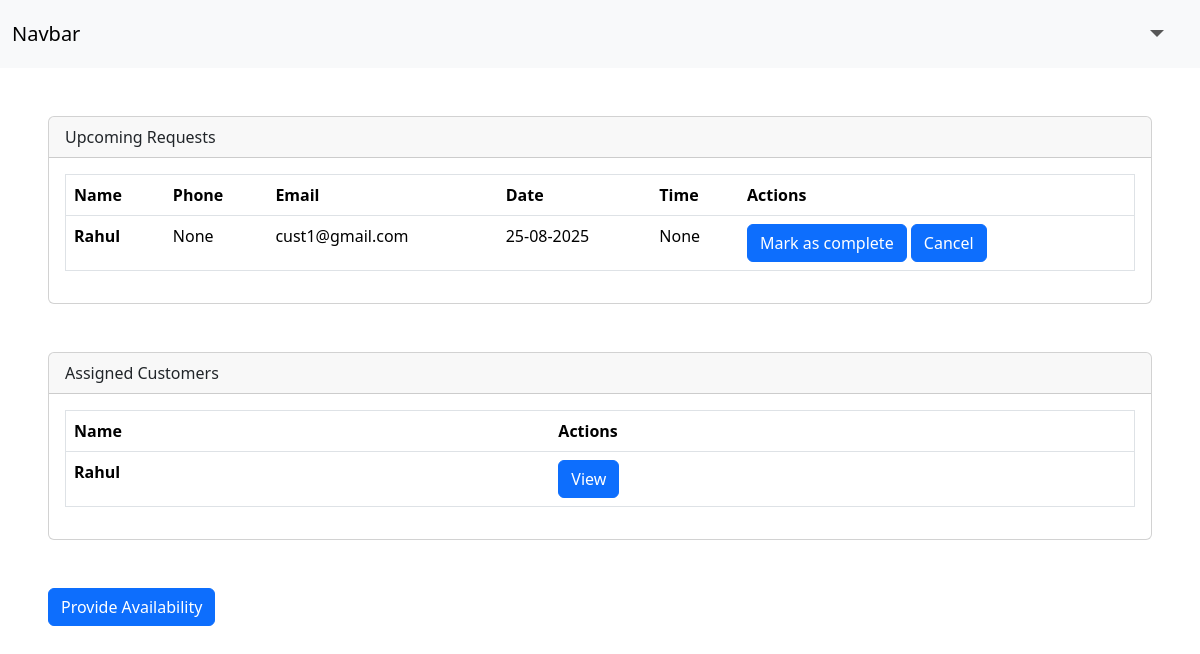
Page /dashboard/sp (signed in) on the committed database.
### backend/models.py (models this page shows, shortened)
class Request(db.Model):
    __tablename__="request"
    r_id=db.Column(db.Integer, primary_key=True, autoincrement= True)
    sp_id=db.Column(db.Integer, db.ForeignKey("serviceprovider.id"),nullable=False)
    c_id=db.Column(db.Integer, db.ForeignKey("customer.id"),nullable=False)
    r_date=db.Column(db.String)
    r_time=db.Column(db.String)
    r_address=db.Column(db.String)
    r_city=db.Column(db.String)
    r_status=db.Column(db.String) # booked cancelled complete
    r_rating=db.Column(db.Integer)
    slot_id=db.Column(db.Integer,db.ForeignKey("providersavailability.id"),unique=True)

class Customer(db.Model,UserMixin):
    __tablename__="customer"
    id=db.Column(db.Integer, primary_key=True, autoincrement= True)
    name=db.Column(db.String,unique=True)
    address=db.Column(db.String)
    city=db.Column(db.String)
    email=db.Column(db.String,unique=True)
    password=db.Column(db.String)
    phone=db.Column(db.String)
    status=db.Column(db.String)
    Sent_Request=db.relationship("Request",backref="cust")

### backend/routes.py (the view)
@app.route("/dashboard/sp")
@login_required
def dash_sp():
    if isinstance(current_user,ServiceProvider) and request.method=="GET":
        reqobj=current_user.receive_request
        return render_template("serviceprovider/spdash.html",requests=reqobj)
    else:
        return "Unauthorized to access this page."

### app.py (called while the page is built)
def create_app():
    app=Flask(__name__)
    app.config["SQLALCHEMY_DATABASE_URI"]="sqlite:///mydb.sqlite3"
    db.init_app(app)
    app.config["SECRET_KEY"]="mysecretkey"
    loginmanager=LoginManager(app)
    @loginmanager.user_loader
    def load_user(email):
        obj=db.session.query(ServiceProvider).filter_by(email=email).first() or db.session.query(Customer).filter_by(email=email).first() or db.session.query(Admin).filter_by(email=email).first()
        return obj
    app.app_context().push()
    return app

### templates/serviceprovider/spdash.html (shortened to what this page needs)
<!DOCTYPE html>
<html lang="en">
<head>
    <link href="https://cdn.jsdelivr.net/npm/bootstrap@5.3.8/dist/css/bootstrap.min.css" rel="stylesheet"
>
</head>
<body>
    <nav class="navbar navbar-expand-lg bg-body-tertiary">
        <div class="container-fluid">
            <a class="navbar-brand" href="#">Navbar</a>
            <div class="collapse navbar-collapse " id="navbarSupportedContent">
                <ul class="navbar-nav ms-auto me-3 fs-4 mb-2 mb-lg-0 ">
                    <li class="nav-item dropdown">
                        <a class="nav-link dropdown-toggle" href="#" role="button" data-bs-toggle="dropdown"
                            aria-expanded="false">
                        </a>
                    </li>
                </ul>
            </div>
        </div>
    </nav>
    <div class="card mt-5 me-5 ms-5">
        <div class="card-header">
            Upcoming Requests
        </div>
        <div class="card-body">
            <table class="table border">
                <thead>
                    <tr>
                        <th scope="col">Name</th>
                        <th scope="col">Phone</th>
                        <th scope="col">Email</th>
                        <th scope="col">Date</th>
                        <th scope="col">Time</th>
                        <th scope="col">Actions</th>
                    </tr>
                </thead>
                <tbody>
                    {% for req in requests %}
                    <tr>
                        <th scope="row">{{req.cust.name}}</th>
                        <td>{{req.cust.phone}}</td>
                        <td>{{req.cust.email}}</td>
                        <td>{{req.r_date}}</td>
                        <td>{{req.r_time}}</td>
                        <td>
                            <button class="btn btn-primary">Mark as complete</button>
                            <button class="btn btn-primary">Cancel</button>
                        </td>
                    </tr>
                    {% endfor %}
                </tbody>
            </table>
        </div>
    </div>
    <div class="card mt-5 me-5 ms-5">
        <div class="card-header">
            Assigned Customers
        </div>
        <div class="card-body">
            <table class="table border">
                <thead>
                    <tr>
                        <th scope="col">Name</th>
                        <th scope="col">Actions</th>
                    </tr>
                </thead>
                <tbody>
                    <tr>
                        <th scope="row">Rahul</th>
                        <td>
                            <button class="btn btn-primary">View</button>
                        </td>
                    </tr>
                </tbody>
            </table>
        </div>
    </div>
    <div class="ms-5 mt-5">
        <a href="/availability/sp" class="btn btn-primary">Provide Availability</a>
    </div>
</body>
</html>

### rows in the picture
Request: cust.name "Rahul", cust.phone "None", cust.email "cust1@gmail.com", r_date "25-08-2025", r_time "None"
